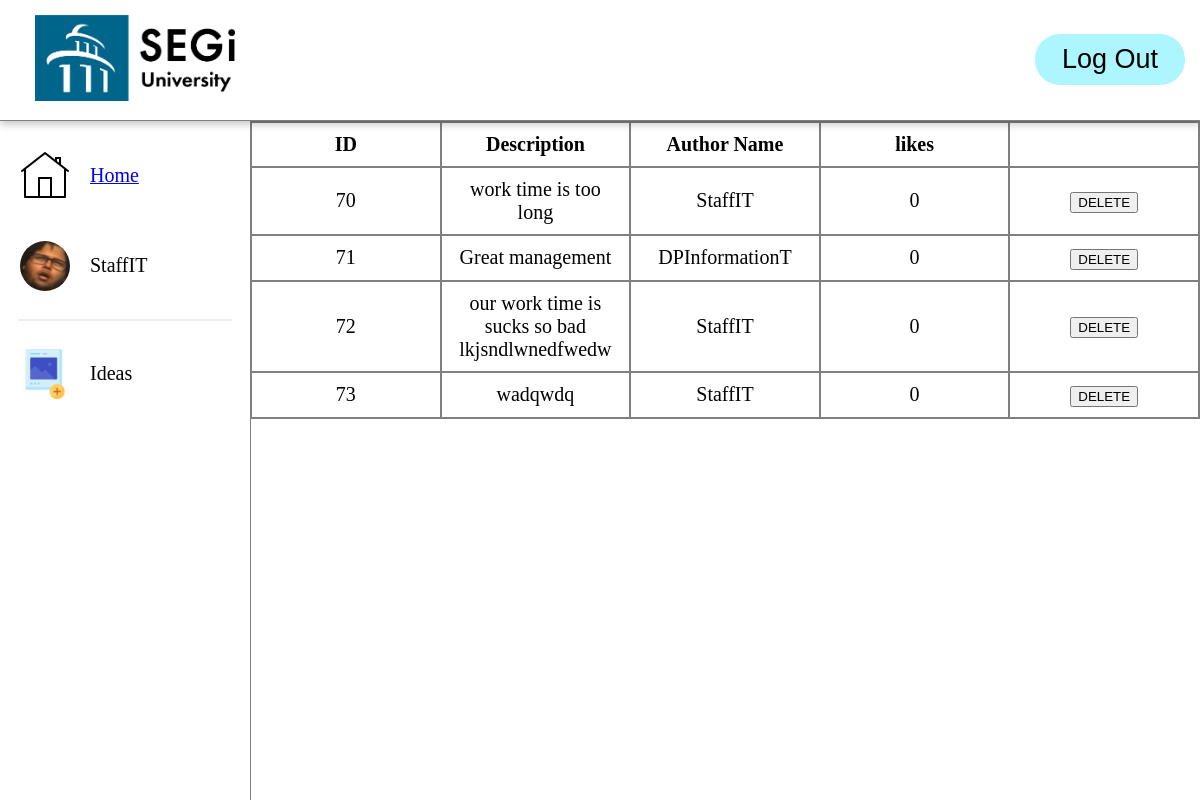
The page /DPManagerTable.php (signed in) on the database its author committed.
### tables this page shows
CREATE TABLE `user` (
  `UserID` int(255) NOT NULL,
  `Email` varchar(255) NOT NULL,
  `Password` varchar(255) NOT NULL,
  `Name` text NOT NULL,
  `Roles` varchar(255) NOT NULL,
  `Department` varchar(255) NOT NULL
);

CREATE TABLE `ideas` (
  `ideaID` int(255) NOT NULL,
  `Description` text NOT NULL,
  `authorID` int(255) NOT NULL,
  `likes` int(255) DEFAULT 0,
  `authorDP` varchar(255) NOT NULL,
  `Category` text NOT NULL
);

### DPManagerTable.php (the view, shortened to what this page needs)
<?php
include('conn.php');
$query = mysqli_query($conn, "select * from user where UserID = '".$_SESSION['id']."'");
$row = mysqli_fetch_assoc($query);
$DPmanager=$row['Department']
?>
<!DOCTYPE HTML>
<HTML>
	<HEAD>
		<link rel ="stylesheet" href = "css/navbar.css">
		<link rel ="stylesheet" href = "css/admin.css">
	</HEAD>
	<BODY>
		<ul class="navbar">
			<div class="navL">
				<li>
					<img class="nav-logo segi" width="200px" src="Segi.png"></img>
				</li>
			</div>
			<div class="navR">
				<li>
					<a href="Login.php">
					<button class="LogOut">
						Log Out
					</button>
					</a>
				</li>
			</div>
		</ul>
		<ul class="sidebar">
			<li class="options option1">
				<img class="icons home"src="house.png"></img>
				<a href="DPManager.php"><span class="word">Home</span> </a>
			</li>
			<li class="options option2">
				<img class="icons profile"src="huh.png"></img>
				<span class="word"><?php echo $row['Name']; ?></span>
			</li>
			<hr class="divider">
			<li class="options option3">
				<img class="icons posted"src="device.png"></img>
				<span class="word">Ideas</span>
			</li>
		</ul>
		<div class="content">
		<div class="create">
		<table id="Database">
			  <tr>
				<th>ID</th>
				<th>Description</th>
				<th>Author Name</th>
				<th>likes</th>
			  </tr>
			 <?php
			 $querytabledata = mysqli_query($conn, "SELECT * FROM ideas WHERE authorDP ='".$DPmanager."'");
			  while ($row2 = mysqli_fetch_assoc($querytabledata)) {
				 $authorID= $row2["authorID"];
				$queryAuthorName = mysqli_query($conn,"select * from user WHERE UserID = '".$authorID."'");
				$rowGetADetails = mysqli_fetch_assoc($queryAuthorName);
				echo "<tr>";
				echo "<td>" . $row2['ideaID'] . "</td>";
				echo "<td>" . $row2['Description'] . "</td>";
				echo "<td>" . $rowGetADetails['Name'] . "</td>";
				echo "<td>" . $row2['likes'] . "</td>";
				echo "<td><button onclick='deleteRow(this)'>DELETE</button></td>";
				echo "</tr>";
			  }?>
			</table>
	</BODY>
</HTML>

### css/navbar.css (style rules this page uses)
body { margin:0; }
.LogOut { padding:10px; border-radius: 25px; border:none; background:#adf6ff; font-size:27px; width:150px; }
.navbar { list-style-type:none; overflow:hidden; z-index:5; position:sticky; top: 0px; border-bottom:1px solid gray; background-color:white; margin:0px; padding: 15px; box-shadow: rgba(0, 0, 0, 0.24) 0px 3px 8px; display: flex; align-items: center; justify-content: space-between; }
.navL { float:left; margin:0px 0px 0px 20px; }
.navR { display: flex; }
.sidebar { background-color:white; list-style-type: none; padding: 10px 0px; width: 250px; position: fixed; height: 100%; overflow: auto; border-right:1px solid grey; margin: auto; cursor:pointer; }
.divider { width:85%; border: 1.5px solid #eee; }
.icons { width: 50px; height: 50px; padding: 20px; }
.sidebar li { text-transform: capitalize; }
.options { display: flex; align-items: center; }
.word { font-size:20px; }
.sidebar .profile { width:50px; border-radius:50%; }

### css/admin.css (style rules this page uses)
table { border:2px solid grey; text-align:center; border-collapse:collapse; width:100%; table-layout:fixed; max-width:1286px; }
th,td { border:2px solid grey; font-size:20px; padding:10px; }
.content { margin-left:250px; }

### rows shown on the page
user: Name "StaffIT"
ideas: ideaID "70", Description "work time is too long", authorID.Name "StaffIT", likes "0"
ideas: ideaID "71", Description "Great management", authorID.Name "DPInformationT", likes "0"
ideas: ideaID "72", Description "our work time is sucks so bad lkjsndlwnedfwedw", authorID.Name "StaffIT", likes "0"
ideas: ideaID "73", Description "wadqwdq", authorID.Name "StaffIT", likes "0"
